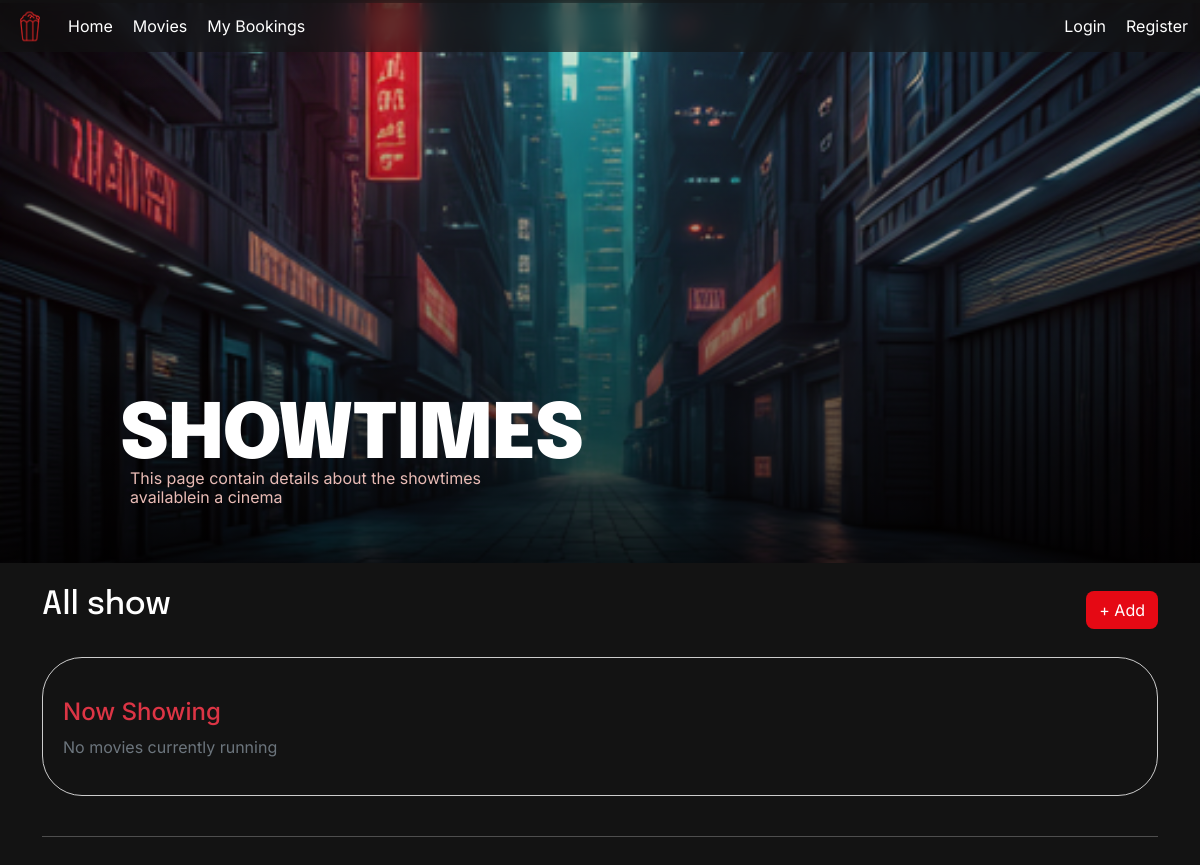
Page /showtimes on the earlier database version.
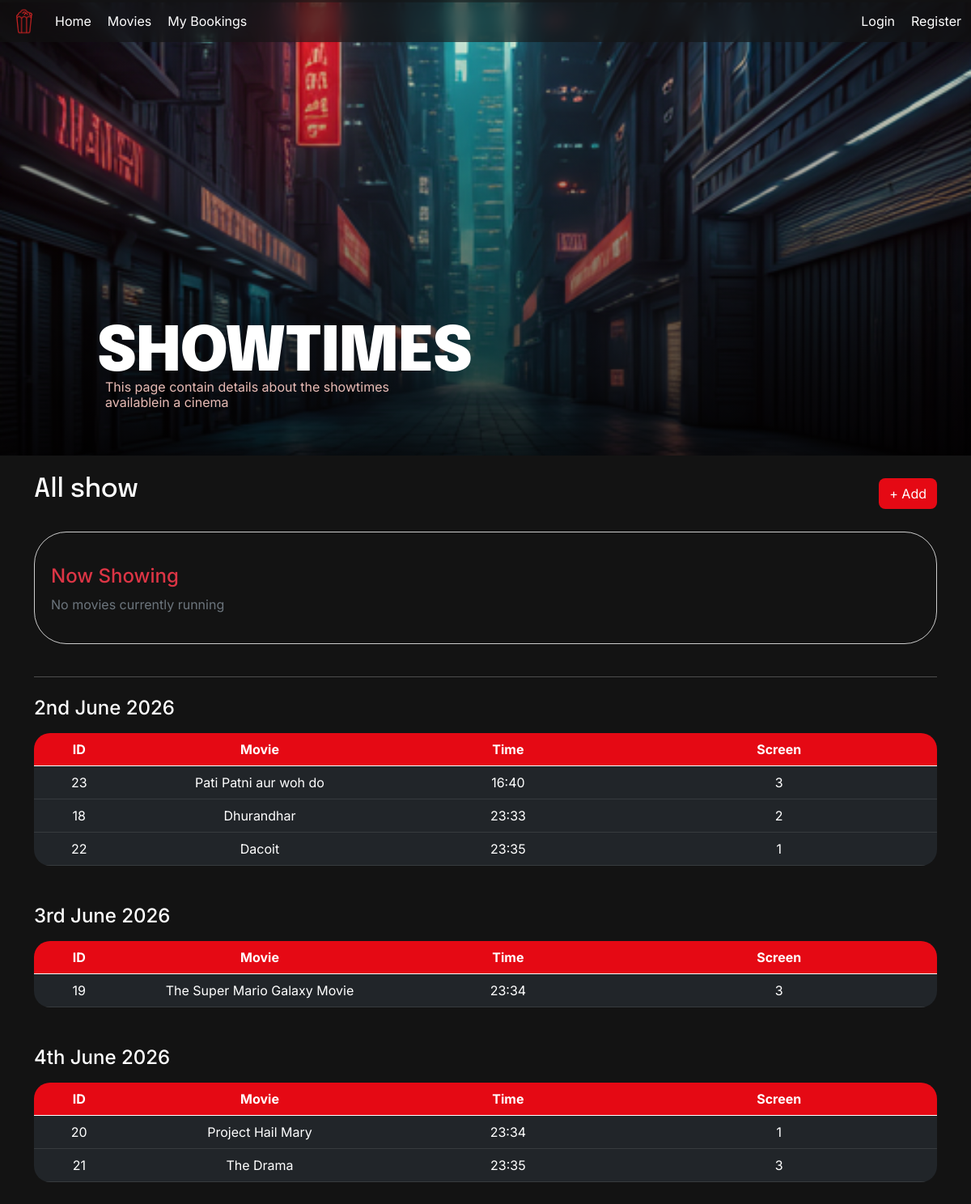
Same page on the later database version.
### models.py (models this page shows)
class Showtime(db.Model):
    __tablename__ = 'showtime'
    id = db.Column(db.Integer, primary_key=True)
    movie_id = db.Column(db.Integer, db.ForeignKey('movie.id'), nullable=False)
    screen_id = db.Column(db.Integer, db.ForeignKey('screen.id'), nullable=False)
    show_time = db.Column(db.DateTime, nullable=False)
    price = db.Column(db.Float, nullable=False)
    bookings = db.relationship('Booking', backref='showtime', lazy=True)

class Movie(db.Model):
    __tablename__ = 'movie'
    id = db.Column(db.Integer, primary_key=True)
    title = db.Column(db.String(200), nullable=False)
    genre = db.Column(db.String(100))
    duration_min = db.Column(db.Integer)          # in minutes
    language = db.Column(db.String(50))
    rating = db.Column(db.Float, default=0.0)     # aggregate rating
    poster_url = db.Column(db.String(500))
    showtimes = db.relationship('Showtime', backref='movie', lazy=True)
    reviews = db.relationship('Review', backref='movie', lazy=True)

class Screen(db.Model):
    __tablename__ = 'screen'
    id = db.Column(db.Integer, primary_key=True)
    name = db.Column(db.String(50), nullable=False, unique=True)
    seats = db.relationship('Seat', backref='screen', lazy=True)
    showtimes = db.relationship('Showtime', backref='screen', lazy=True)

### app.py (the view)
@app.route('/showtimes')
def showtimes():
    showtimes = Showtime.query.order_by(Showtime.show_time).all()
    grouped = defaultdict(list)
    now_showing = []
    now = datetime.now()
    for st in showtimes:
        movie = Movie.query.get(st.movie_id)
        end_time = st.show_time + timedelta(minutes=movie.duration_min)
        date_key = st.show_time.date()
        if end_time < now:
            continue
        grouped[date_key].append((st, movie))
        if st.show_time <= now <= end_time:
            now_showing.append((st, movie, end_time))
    return render_template(
        'showtimes.html',
        grouped=grouped,
        now_showing=now_showing
    )

### app.py (called while the page is built)
@app.context_processor
def inject_user():
    return dict(current_user = current_user, request = request)

def format_date_with_suffix(value):
    if isinstance(value, str):
        try:
            date_obj = datetime.strptime(value, '%Y-%m-%d')
        except ValueError:
            return value
    else:
        date_obj = value
    day = date_obj.day
    if 11 <= day <= 13:
        suffix = 'th'
    else:
        suffix = {1: 'st', 2: 'nd', 3: 'rd'}.get(day % 10, 'th')
    return f"{day}{suffix} {date_obj.strftime('%B %Y')}"

### templates/showtimes.html
{% extends "0base.html" %}
{% block content %}
    <div class = "bg-showtime" style="margin-top: -75px; height: 70vh;">
        <div class="para-home" style = "width: 80vw;">
            <h1 style="max-width: 700px; margin-bottom: 0px;">SHOWTIMES</h1>
            <p style="width: 40%; line-height: 1.2; padding-left: 10px;"> This page contain details about the showtimes availablein a cinema</p>
    </div>
    </div>
<div class="container" >
<div class="d-flex justify-content-between mb-4 mt-4">
    <h2 class="text-white">All show</h2>
    <a href="{{ url_for('add_showtime') }}" class="btn mybutton btn-danger">+ Add</a>
</div>
<div style="border: 1px solid #ccc; border-radius: 40px; padding: 20px; padding-top: 40px;">
<h4 class="text-danger mb-2">Now Showing</h3>
{% if now_showing %}
    <div class="mb-4">
        {% for st, movie, end in now_showing %}
        <div class="p-2 border-bottom">
            🎬 {{ movie.title }} | Screen {{ st.screen.name }} | Ends at {{ end.strftime('%H:%M') }}
        </div>
        {% endfor %}
    </div>
{% else %}
    <p class="text-muted">No movies currently running</p>
{% endif %}
</div>
<hr class="mb-4" style="margin-top: 40px;">
{% for date, items in grouped.items() %}
<div class="mb-5">
    <h4 class="mb-3">{{ date | date_suffix }}</h4>
    <div class="table-responsive" style="border-radius: 20px; ">
        <table class="table table-dark table-hover align-middle mb-0">
            <thead>
                <tr>
                    <th style="width:10%; color: white; background-color: #E50914;">ID</th>
                    <th style="width:30%; color: white; background-color: #E50914;">Movie</th>
                    <th style="width:25%; color: white; background-color: #E50914;">Time</th>
                    <th style="width:35%; color: white; background-color: #E50914;">Screen</th>
                </tr>
            </thead>
            <tbody>
                {% for st, movie in items %}
                <tr>
                    <td>{{ st.id }}</td>
                    <td>{{ movie.title }}</td>
                    <td>{{ st.show_time.strftime('%H:%M') }}</td>
                    <td>{{ st.screen.name }}</td>
                </tr>
                {% endfor %}
            </tbody>
        </table>
    </div>
</div>
{% endfor %}
</div>
{% endblock %}

### templates/0base.html (shortened to what this page needs)
<!DOCTYPE html>
<html lang="en">
<head>
    <link rel="stylesheet" href="{{ url_for('static', filename='styles.css') }}">
    <link href="https://cdn.jsdelivr.net/npm/bootstrap@5.0.2/dist/css/bootstrap.min.css" rel="stylesheet">
</head>
<body style="background-color: #131313;">
    <header>
        <nav class="navbar navbar-expand-lg navbar-dark bg-darker fixed-top">
            <div class="container-fluid">
                <div class="normal-a d-flex flex-row align-items-center gap-36p w-100">
                    <div class="normal-a d-flex flex-row align-items-center gap-20p">
                    <img src="{{ url_for('static', filename='images/BrandLogo.png') }}" alt="Hospital Logo" class="logo w-10">
                    <a class="nav-link-custom {% if request.endpoint == 'home' %}active{% endif %}" href="{{ url_for('home') }}">Home</a>
                    <a class="nav-link-custom {% if request.endpoint == 'movies' %}active{% endif %}" href="{{ url_for('movies') }}">Movies</a>
                    {% if current_user.is_authenticated and current_user.is_admin %}
                    <a class="nav-link-custom {% if request.endpoint == 'booking_list' %}active{% endif %}" href="{{ url_for('booking_list') }}">Booking list</a>
                    <a class="nav-link-custom {% if request.endpoint == 'showtimes' %}active{% endif %}" href="{{ url_for('showtimes') }}">Showtimes</a>
                    <a class="nav-link-custom {% if request.endpoint == 'screens' %}active{% endif %}" href="{{ url_for('screens') }}">Screens</a>
                    {% else %}
                    <a class="nav-link-custom {% if request.endpoint == 'my_bookings' %}active{% endif %}" href="{{ url_for('my_bookings') }}">My Bookings</a>
                    {% endif %}
                    </div>
                    <div class="normal-a d-flex flex-row align-items-center gap-20p">
                    {% if not current_user.is_authenticated %}
                    <a class="nav-link-custom {% if request.endpoint == 'login' %}active{% endif %}" href="{{ url_for('login') }}">Login</a>
                    <a class="nav-link-custom {% if request.endpoint == 'register' %}active{% endif %}" href="{{ url_for('register') }}">Register</a>
                    {% endif %}
                    </div>
                </div>
            </div>
        </nav>
    </header>
    <main class="container centered-content mt-5" style="padding-top: 30px; padding-bottom: 30px; padding-left: 0px ; padding-right: 0px; max-width: 100%;">
        {% block content %}{% endblock %}
    </main>

### static/styles.css (style rules this page uses)
* { color: #FFF; font-family: 'Inter', sans-serif; }
p { font-family: 'Inter', sans-serif; color: #E9BCB6; }
table { text-align: center; }
.mybutton { background-color: #E50914 !important; border-radius: 8px !important; border-color: transparent !important; color: white !important; }
.d-flex { display: flex; align-items: center; justify-content: space-between; }
.flex-row { display: flex; flex-direction: row; }
.gap-20p { gap: 20px !important; }
.gap-36p { gap: 36px !important; }
h1, h2, h3, h4, h5, h6 { font-family: "inter", sans-serif; }
h1 { font-family: "Epilogue", sans-serif; font-size: 76px !important; font-style: normal !important; font-weight: 900 !important; line-height: 4rem !important; letter-spacing: -0.02em !important; }
.bg-darker { background: rgba(19, 19, 19, 0.60); backdrop-filter: blur(10px); }
.nav-link-custom { color: white; text-decoration: none; transition: color 0.2s ease; }
.normal-a, .navbar a { text-decoration: none; color: white; }
.navbar img { width: 36px; height: 36px; }
h2 { font-family:"Epilogue", sans-serif; font-weight: 900; }
.bg-showtime { display: flex; flex-direction: column; align-items: center; justify-content: center; background: linear-gradient(to top, rgba(0, 0, 0, 0.8), rgba(0, 0, 0, 0)), url('/static/images/bg2.png') center/cover no-repeat; }
.para-home { display: flex; flex-direction: column; align-items: flex-start; justify-content: flex-end; height: 80vh; margin: 40px; }

Differences in the rows shown:
added Showtime: id "23", title "Pati Patni aur woh do", show_time "16:40", screen.name "3", shown under "2nd June 2026"
added Showtime: id "18", title "Dhurandhar", show_time "23:33", screen.name "2", shown under "2nd June 2026"
added Showtime: id "22", title "Dacoit", show_time "23:35", screen.name "1", shown under "2nd June 2026"
added Showtime: id "19", title "The Super Mario Galaxy Movie", show_time "23:34", screen.name "3", shown under "3rd June 2026"
added Showtime: id "20", title "Project Hail Mary", show_time "23:34", screen.name "1", shown under "4th June 2026"
added Showtime: id "21", title "The Drama", show_time "23:35", screen.name "3", shown under "4th June 2026"
Other differences:
new list line: "2nd June 2026 ID Movie Time Screen"
new list line: "3rd June 2026 ID Movie Time Screen"
new list line: "4th June 2026 ID Movie Time Screen"
